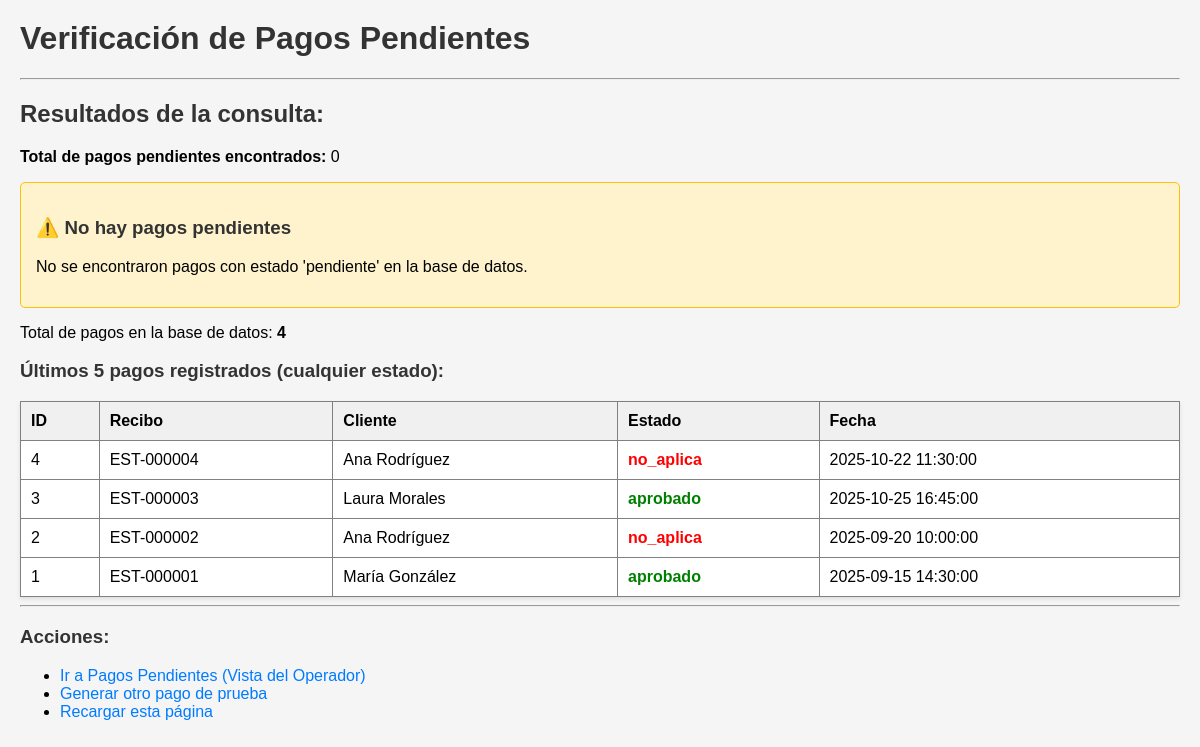
Page /public/verificar_pagos_pendientes.php on the committed database.
### tables this page shows
CREATE TABLE pagos (
    id INT PRIMARY KEY AUTO_INCREMENT,
    apartamento_usuario_id INT NOT NULL,

     
    numero_recibo VARCHAR(20) NOT NULL UNIQUE COMMENT 'Formato: EST-000001',

     
    monto_usd DECIMAL(10, 2) NOT NULL,
    monto_bs DECIMAL(12, 2) NOT NULL,
    tasa_cambio_id INT NOT NULL,
    moneda_pago ENUM('usd_efectivo', 'bs_transferencia', 'bs_efectivo') NOT NULL,

     
    fecha_pago TIMESTAMP DEFAULT CURRENT_TIMESTAMP,

     
    comprobante_ruta VARCHAR(255) NULL COMMENT 'Path al archivo de comprobante',
    estado_comprobante ENUM('pendiente', 'aprobado', 'rechazado', 'no_aplica') DEFAULT 'no_aplica',
    motivo_rechazo TEXT NULL,

     
    registrado_por INT NOT NULL COMMENT 'Usuario que registró el pago',
    aprobado_por INT NULL COMMENT 'Usuario que aprobó el comprobante',
    fecha_aprobacion DATETIME NULL,

     
    es_reconexion BOOLEAN DEFAULT FALSE,
    monto_reconexion_usd DECIMAL(10, 2) NULL DEFAULT 2.00,

     
    google_sheets_sync BOOLEAN DEFAULT FALSE,
    fecha_sync DATETIME NULL,

     
    notas TEXT NULL,

    FOREIGN KEY (apartamento_usuario_id) REFERENCES apartamento_usuario(id) ON DELETE CASCADE,
    FOREIGN KEY (tasa_cambio_id) REFERENCES tasa_cambio_bcv(id),
    FOREIGN KEY (registrado_por) REFERENCES usuarios(id) ON DELETE RESTRICT,
    FOREIGN KEY (aprobado_por) REFERENCES usuarios(id) ON DELETE SET NULL,
    INDEX idx_numero_recibo (numero_recibo),
    INDEX idx_fecha_pago (fecha_pago),
    INDEX idx_estado_comprobante (estado_comprobante),
    INDEX idx_moneda_pago (moneda_pago)
);

CREATE TABLE usuarios (
    id INT PRIMARY KEY AUTO_INCREMENT,
    nombre_completo VARCHAR(255) NOT NULL,
    email VARCHAR(255) NOT NULL UNIQUE,
    password VARCHAR(255) NOT NULL COMMENT 'Hash BCRYPT',
    telefono VARCHAR(20),
    rol ENUM('cliente', 'operador', 'consultor', 'administrador') NOT NULL DEFAULT 'cliente',
    activo BOOLEAN DEFAULT TRUE,

     
    intentos_fallidos INT DEFAULT 0 COMMENT 'Máximo 5 intentos',
    bloqueado_hasta DATETIME NULL COMMENT 'Bloqueo temporal por intentos fallidos',

     
    primer_acceso BOOLEAN DEFAULT TRUE COMMENT 'TRUE si es primera vez que ingresa',
    password_temporal BOOLEAN DEFAULT TRUE COMMENT 'TRUE si password fue generado por admin',
    perfil_completo BOOLEAN DEFAULT FALSE COMMENT 'TRUE cuando completa datos personales',

     
    exonerado BOOLEAN DEFAULT FALSE COMMENT 'Usuarios exonerados no pagan mensualidad',
    motivo_exoneracion TEXT NULL,

     
    fecha_registro TIMESTAMP DEFAULT CURRENT_TIMESTAMP,
    ultimo_acceso DATETIME NULL,

    INDEX idx_email (email),
    INDEX idx_rol (rol),
    INDEX idx_activo (activo)
);

### config/database.php (called while the page is built, shortened)
<?php
class Database
{
    private static ?PDO $instance = null;
    private static bool $testMode = false;
    private static function getConfig(): array
    {
        return [
            'host'    => $_ENV['DB_HOST'] ?? 'localhost',
            'port'    => $_ENV['DB_PORT'] ?? '3306',
            'dbname'  => $_ENV['DB_NAME'] ?? 'estacionamiento_db',
            'user'    => $_ENV['DB_USER'] ?? 'root',
            'pass'    => $_ENV['DB_PASS'] ?? '',
            'charset' => $_ENV['DB_CHARSET'] ?? 'utf8mb4',
        ];
    }
    public static function getInstance(): PDO
    {
        if (self::$instance === null) {
            $config = self::getConfig();
            if (self::$testMode) {
                $dsn = "sqlite:{$config['database']}";
                $options = [
                    PDO::ATTR_ERRMODE            => PDO::ERRMODE_EXCEPTION,
                    PDO::ATTR_DEFAULT_FETCH_MODE => PDO::FETCH_ASSOC,
                    PDO::ATTR_EMULATE_PREPARES   => false,
                ];
                $user = null;
                $pass = null;
            } else {
                $dsn = sprintf(
                    "mysql:host=%s;port=%s;dbname=%s;charset=%s",
                    $config['host'],
                    $config['port'],
                    $config['dbname'],
                    $config['charset']
                );
                $options = [
                    PDO::ATTR_ERRMODE            => PDO::ERRMODE_EXCEPTION,
                    PDO::ATTR_DEFAULT_FETCH_MODE => PDO::FETCH_ASSOC,
                    PDO::ATTR_EMULATE_PREPARES   => false,
                    PDO::MYSQL_ATTR_INIT_COMMAND => "SET NAMES {$config['charset']}"
                ];
                $user = $config['user'];
                $pass = $config['pass'];
            }
            try {
                self::$instance = new PDO($dsn, $user, $pass, $options);
                if (!self::$testMode) {
                    self::$instance->exec("SET NAMES 'utf8mb4' COLLATE 'utf8mb4_unicode_ci'");
                    self::$instance->exec("SET CHARACTER SET utf8mb4");
                    self::$instance->exec("SET character_set_connection=utf8mb4");
                    self::$instance->exec("SET character_set_client=utf8mb4");
                    self::$instance->exec("SET character_set_results=utf8mb4");
                }
            } catch (PDOException $e) {
                error_log("[DB ERROR] No se pudo conectar: " . $e->getMessage());
                if (($_ENV['APP_ENV'] ?? 'production') === 'production') {
                    throw new PDOException("Error de conexión a la base de datos");
                } else {
                    throw $e;
                }
            }
        }
        return self::$instance;
    }
    public static function query(string $sql, array $params = []): PDOStatement
    {
        $pdo = self::getInstance();
        $stmt = $pdo->prepare($sql);
        $stmt->execute($params);
        return $stmt;
    }
    public static function fetchOne(string $sql, array $params = [])
    {
        $stmt = self::query($sql, $params);
        return $stmt->fetch();
    }
    public static function fetchAll(string $sql, array $params = []): array
    {
        $stmt = self::query($sql, $params);
        return $stmt->fetchAll();
    }
}

### public/verificar_pagos_pendientes.php (the view, shortened to what this page needs)
<?php
require_once __DIR__ . '/../config/database.php';
echo "<h1>Verificación de Pagos Pendientes</h1>";
echo "<hr>";
try {
    $sql = "SELECT p.*,
                   u.nombre_completo as cliente_nombre,
                   u.email as cliente_email,
                   CONCAT(a.bloque, '-', a.numero_apartamento) as apartamento
            FROM pagos p
            JOIN apartamento_usuario au ON au.id = p.apartamento_usuario_id
            JOIN usuarios u ON u.id = au.usuario_id
            JOIN apartamentos a ON a.id = au.apartamento_id
            WHERE p.estado_comprobante = 'pendiente'
            ORDER BY p.fecha_pago DESC";
    $pagosPendientes = Database::fetchAll($sql);
    echo "<h2>Resultados de la consulta:</h2>";
    echo "<p><strong>Total de pagos pendientes encontrados:</strong> " . count($pagosPendientes) . "</p>";
    if (empty($pagosPendientes)) {
        echo "<div style='background-color: #fff3cd; padding: 15px; border: 1px solid #ffc107; border-radius: 5px;'>";
        echo "<h3>⚠️ No hay pagos pendientes</h3>";
        echo "<p>No se encontraron pagos con estado 'pendiente' en la base de datos.</p>";
        echo "</div>";
        $sqlTodos = "SELECT COUNT(*) as total FROM pagos";
        $totalPagos = Database::fetchOne($sqlTodos);
        echo "<p>Total de pagos en la base de datos: <strong>{$totalPagos['total']}</strong></p>";
        $sqlUltimos = "SELECT p.id, p.numero_recibo, p.estado_comprobante, p.fecha_pago,
                              u.nombre_completo as cliente
                       FROM pagos p
                       JOIN apartamento_usuario au ON au.id = p.apartamento_usuario_id
                       JOIN usuarios u ON u.id = au.usuario_id
                       ORDER BY p.id DESC
                       LIMIT 5";
        $ultimosPagos = Database::fetchAll($sqlUltimos);
        echo "<h3>Últimos 5 pagos registrados (cualquier estado):</h3>";
        echo "<table border='1' cellpadding='10' style='border-collapse:collapse; width:100%;'>";
        echo "<tr style='background-color:#f0f0f0;'>";
        echo "<th>ID</th><th>Recibo</th><th>Cliente</th><th>Estado</th><th>Fecha</th>";
        echo "</tr>";
        foreach ($ultimosPagos as $pago) {
            $colorEstado = $pago['estado_comprobante'] == 'pendiente' ? 'orange' :
                          ($pago['estado_comprobante'] == 'aprobado' ? 'green' : 'red');
            echo "<tr>";
            echo "<td>{$pago['id']}</td>";
            echo "<td>{$pago['numero_recibo']}</td>";
            echo "<td>{$pago['cliente']}</td>";
            echo "<td style='color:{$colorEstado}; font-weight:bold;'>{$pago['estado_comprobante']}</td>";
            echo "<td>{$pago['fecha_pago']}</td>";
            echo "</tr>";
        }
        echo "</table>";
    }
    echo "<hr>";
    echo "<h3>Acciones:</h3>";
    echo "<ul>";
    echo "<li><a href='/controldepagosestacionamiento/public/operador/pagos-pendientes' target='_blank'>Ir a Pagos Pendientes (Vista del Operador)</a></li>";
    echo "<li><a href='/controldepagosestacionamiento/public/generar_pago_prueba.php' target='_blank'>Generar otro pago de prueba</a></li>";
    echo "<li><a href='javascript:location.reload();'>Recargar esta página</a></li>";
    echo "</ul>";
} catch (Exception $e) {
    echo "<div style='background-color: #f8d7da; padding: 15px; border: 1px solid #dc3545; border-radius: 5px;'>";
    echo "<h3>❌ Error al consultar la base de datos</h3>";
    echo "<p><strong>Mensaje:</strong> " . $e->getMessage() . "</p>";
    echo "<pre>" . $e->getTraceAsString() . "</pre>";
    echo "</div>";
}
?>

### public/verificar_pagos_pendientes.php (style rules this page uses)
h1, h2, h3 { color: #333; }
table { background-color: white; box-shadow: 0 2px 4px rgba(0,0,0,0.1); }
th { text-align: left; }
a { color: #007bff; text-decoration: none; }

### rows in the picture
pagos: id "4", numero_recibo "EST-000004", usuarios.nombre_completo "Ana Rodríguez", estado_comprobante "no_aplica", fecha_pago "2025-10-22 11:30:00"
pagos: id "3", numero_recibo "EST-000003", usuarios.nombre_completo "Laura Morales", estado_comprobante "aprobado", fecha_pago "2025-10-25 16:45:00"
pagos: id "2", numero_recibo "EST-000002", usuarios.nombre_completo "Ana Rodríguez", estado_comprobante "no_aplica", fecha_pago "2025-09-20 10:00:00"
pagos: id "1", numero_recibo "EST-000001", usuarios.nombre_completo "María González", estado_comprobante "aprobado", fecha_pago "2025-09-15 14:30:00"

### other values in the picture
count($pagosPendientes) "0"
$totalPagos['total'] "4"
